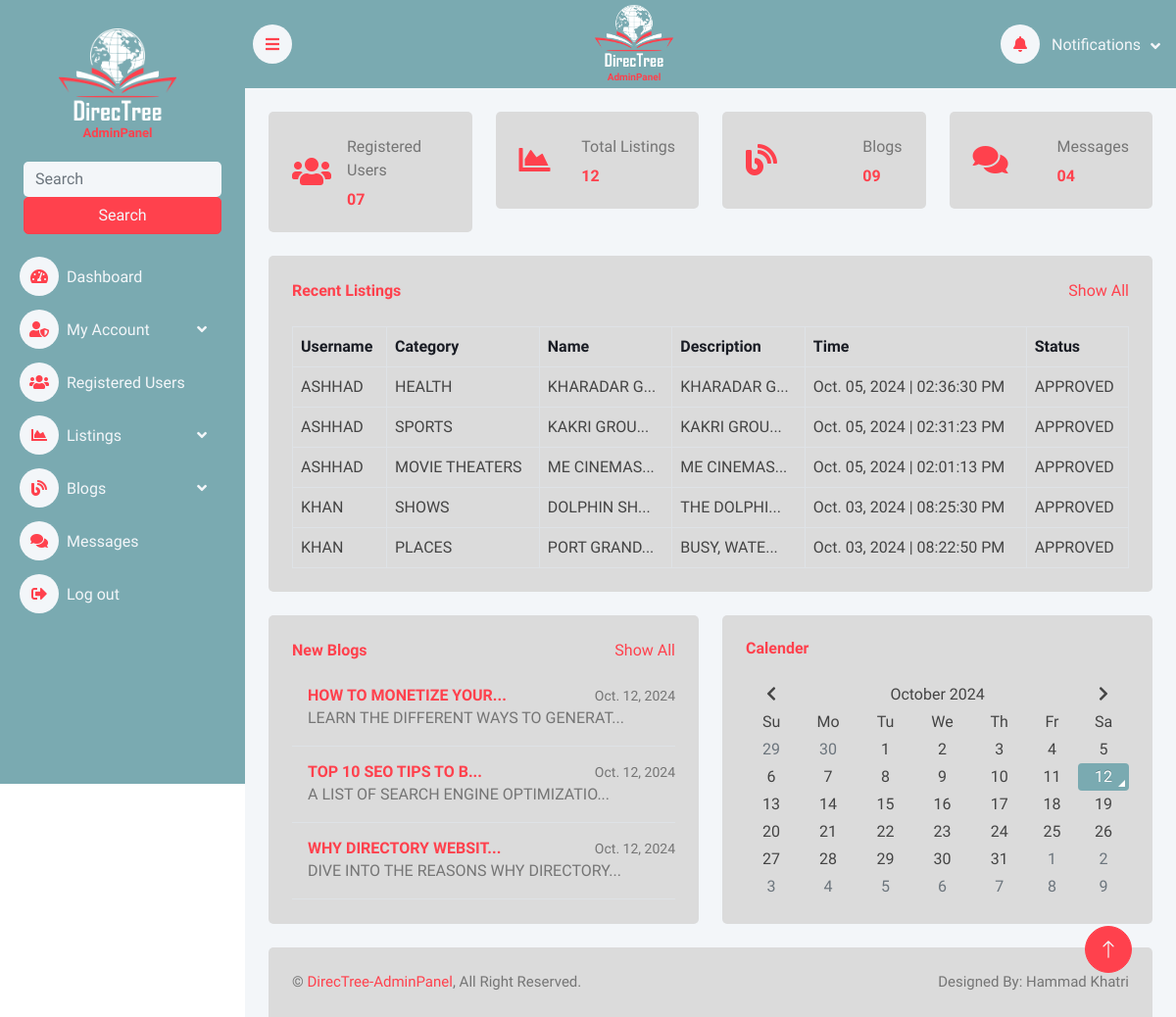
Page /admin/home.php (signed in) on the committed database.
### tables this page shows
CREATE TABLE `listings` (
  `id` int(11) NOT NULL,
  `username` text NOT NULL,
  `listing_cat` varchar(250) NOT NULL,
  `name` text NOT NULL,
  `desciption` text NOT NULL,
  `address` text NOT NULL,
  `location` text NOT NULL,
  `open_time` time NOT NULL,
  `close_time` time NOT NULL,
  `phone` text NOT NULL,
  `website` text NOT NULL,
  `picture` text NOT NULL,
  `status` enum('pending','approved','rejected') NOT NULL,
  `add_time` datetime NOT NULL DEFAULT current_timestamp()
);

CREATE TABLE `blogs` (
  `id` int(11) NOT NULL,
  `username` varchar(250) NOT NULL,
  `title` text NOT NULL,
  `content` text NOT NULL,
  `status` enum('pending','approved','rejected') NOT NULL,
  `add-time` datetime NOT NULL DEFAULT current_timestamp()
);

### admin/home.php (the view, shortened to what this page needs)
<!DOCTYPE html>
<html lang="en">
<head>
    <link href="https://cdnjs.cloudflare.com/ajax/libs/font-awesome/5.10.0/css/all.min.css" rel="stylesheet">
    <link href="https://cdn.jsdelivr.net/npm/bootstrap-icons@1.4.1/font/bootstrap-icons.css" rel="stylesheet">
    <link href="lib/owlcarousel/assets/owl.carousel.min.css" rel="stylesheet">
    <link href="lib/tempusdominus/css/tempusdominus-bootstrap-4.min.css" rel="stylesheet" />
    <link href="css/bootstrap.min.css" rel="stylesheet">
    <link href="css/style.css" rel="stylesheet">
</head>
<body>
    <div class="container-xxl position-relative bg-white d-flex p-0">
        <?php
        include 'partials/_sidebar.php';
        ?>
        <div class="content">
            <?php
            include 'partials/_nav.php';
            ?>
            <div class="container-fluid pt-4 px-4">
                <div class="row g-4">
                    <div class="col-sm-6 col-xl-3">
                        <div class="bg-light rounded d-flex align-items-center justify-content-between p-4">
                            <i class="fas fa-users fa-2x text-primary"></i>
                            <div class="ms-3">
                                <p class="mb-2">Registered Users</p>
                                <h6 class="mb-0">
                                    <?php
                                    $userSql = "SELECT * FROM `users`";
                                    $userResult = mysqli_query($conn, $userSql);
                                    $userCount = mysqli_num_rows($userResult);
                                    $userFormattedCount = str_pad($userCount, 2, '0', STR_PAD_LEFT);
                                    echo $userFormattedCount;
                                    ?>
                                </h6>
                            </div>
                        </div>
                    </div>
                    <div class="col-sm-6 col-xl-3">
                        <div class="bg-light rounded d-flex align-items-center justify-content-between p-4">
                            <i class="fa fa-chart-area fa-2x text-primary"></i>
                            <div class="ms-3">
                                <p class="mb-2">Total Listings</p>
                                <h6 class="mb-0">
                                    <?php
                                    $listingSql = "SELECT * FROM `listings`";
                                    $listingResult = mysqli_query($conn, $listingSql);
                                    $listingCount = mysqli_num_rows($listingResult);
                                    $listingFormattedCount = str_pad($listingCount, 2, '0', STR_PAD_LEFT);
                                    echo $listingFormattedCount;
                                    ?>
                                </h6>
                            </div>
                        </div>
                    </div>
                    <div class="col-sm-6 col-xl-3">
                        <div class="bg-light rounded d-flex align-items-center justify-content-between p-4">
                            <i class="fas fa-blog fa-2x text-primary"></i>
                            <div class="ms-3">
                                <p class="mb-2">Blogs</p>
                                <h6 class="mb-0">
                                    <?php
                                    $blogSql = "SELECT * FROM `blogs`";
                                    $blogResult = mysqli_query($conn, $blogSql);
                                    $blogCount = mysqli_num_rows($blogResult);
                                    $BlogFormattedCount = str_pad($blogCount, 2, '0', STR_PAD_LEFT);
                                    echo $BlogFormattedCount;
                                    ?>
                                </h6>
                            </div>
                        </div>
                    </div>
                    <div class="col-sm-6 col-xl-3">
                        <div class="bg-light rounded d-flex align-items-center justify-content-between p-4">
                            <i class="fas fa-comments fa-2x text-primary"></i>
                            <div class="ms-3">
                                <p class="mb-2">Messages</p>
                                <h6 class="mb-0">
                                    <?php
                                    $messageSql = "SELECT * FROM `message`";
                                    $messageResult = mysqli_query($conn, $messageSql);
                                    $messageCount = mysqli_num_rows($messageResult);
                                    $messageFormattedCount = str_pad($messageCount, 2, '0', STR_PAD_LEFT);
                                    echo $messageFormattedCount;
                                    ?>
                                </h6>
                            </div>
                        </div>
                    </div>
                </div>
            </div>
            <div class="container-fluid pt-4 px-4">
                <div class="bg-light text-center rounded p-4">
                    <div class="d-flex align-items-center justify-content-between mb-4">
                        <h6 class="mb-0">Recent Listings</h6>
                        <a href="listing.php">Show All</a>
                    </div>
                    <div class="table-responsive">
                        <table class="col-12 table text-start align-middle table-bordered table-hover mb-0">
                            <thead>
                                <tr class="text-dark">
                                    <th scope="col">Username</th>
                                    <th scope="col">Category</th>
                                    <th scope="col">Name</th>
                                    <th scope="col">Description</th>
                                    <th scope="col">Time</th>
                                    <th scope="col">Status</th>
                                </tr>
                            </thead>
                            <tbody>
                                <?php
                    $admin = $_SESSION['username'];
                                    $sql = "SELECT * FROM `listings` ORDER BY `id` DESC LIMIT 5";
                                    $result = mysqli_query($conn, $sql);
                                    if (mysqli_num_rows($result) > 0) {
                                        while ($row = mysqli_fetch_assoc($result)) {
                                            $timestamp = $row['add_time'];
                                            $date = new DateTime($timestamp);
                                            $formattedDate = $date->format('M. d, Y | h:i:s A');
                                    ?>
                                <tr>
                                    <td><?php if ($row['username'] == $admin) {
                                                                    echo strtoupper('Admin');
                                                                } else {
                                                                    echo strtoupper($row['username']);
                                                                }?></td>
                                    <td><?php echo strtoupper($row['listing_cat']); ?></td>
                                    <td><?php echo substr(strtoupper($row['name']),0,10).'...'; ?></td>
                                    <td><?php echo substr(strtoupper($row['desciption']),0,10).'...'; ?></td>
                                    <td><?php echo $formattedDate?></td>
                                    <td><?php echo strtoupper($row['status']); ?></td>
                                </tr>
                                <?php
                                        }
                                    }
                                ?>
                            </tbody>
                        </table>
                    </div>
                </div>
            </div>
            <div class="container-fluid pt-4 px-4">
                <div class="row g-4">
                    <div class="col-sm-12 col-md-6 col-xl-6">
                        <div class="h-100 bg-light rounded p-4">
                            <div class="d-flex align-items-center justify-content-between mb-2">
                                <h6 class="mb-0">New Blogs</h6>
                                <a href="blogs.php">Show All</a>
                            </div>
                            <?php
                                $sql = "SELECT * FROM `blogs` WHERE `status` = 'approved' ORDER BY `id` DESC LIMIT 3";
                                $result = mysqli_query($conn, $sql);
                                if (mysqli_num_rows($result) > 0) {
                                    while ($row = mysqli_fetch_assoc($result)) {
                                        $timestamp = $row['add-time'];
                                        $date = new DateTime($timestamp);
                                        $formattedDate = $date->format('M. d, Y');
                            ?>
                            <div class="d-flex align-items-center border-bottom py-3">
                                <div class="w-100 ms-3">
                                    <div class="d-flex w-100 justify-content-between">
                                        <h6 class="mb-0"><?php echo substr(strtoupper($row['title']),0,20).'...'; ?></h6>
                                        <small><?php echo $formattedDate; ?></small>
                                    </div>
                                    <span><?php echo substr(strtoupper($row['content']),0,35).'...'; ?></span>
                                </div>
                            </div>
                            <?php
                                    }
                                }
                            ?>
                        </div>
                    </div>
                    <div class="col-sm-12 col-md-6 col-xl-6">
                        <div class="h-100 bg-light rounded p-4">
                            <div class="d-flex align-items-center justify-content-between mb-4">
                                <h6 class="mb-0">Calender</h6>
                            </div>
                            <div id="calender"></div>
                        </div>
                    </div>
                </div>
            </div>
            <?php
            include 'partials/_footer.php';
            ?>
        </div>
        <a href="#" class="btn btn-lg btn-primary btn-lg-square back-to-top"><i class="bi bi-arrow-up"></i></a>
    </div>
</body>
</html>

### admin/css/style.css (style rules this page uses)
:root { --primary: #ff414d; --light: #F3F6F9; --dark: #191C24; }
.back-to-top { position: fixed; display: none; right: 45px; bottom: 45px; z-index: 99; }
.btn { transition: .5s; }
.btn.btn-primary { color: #F3F6F9; }
.btn-lg-square { width: 48px; height: 48px; }
.btn-square, .btn-sm-square, .btn-lg-square { padding: 0; display: inline-flex; align-items: center; justify-content: center; font-weight: normal; border-radius: 50px; }
.content { margin-left: 250px ; min-height: 100vh ; background: #F3F6F9 ; transition: 0.5s ; }
@media (min-width: 992px) { .content { width: calc(100% - 250px); } }

### rows in the picture
listings: username "ASHHAD", listing_cat "HEALTH", name "KHARADAR G", desciption "KHARADAR G", add_time "Oct. 05, 2024 | 02:36:30 PM", status "APPROVED"
listings: username "ASHHAD", listing_cat "SPORTS", name "KAKRI GROU", desciption "KAKRI GROU", add_time "Oct. 05, 2024 | 02:31:23 PM", status "APPROVED"
listings: username "ASHHAD", listing_cat "MOVIE THEATERS", name "ME CINEMAS", desciption "ME CINEMAS", add_time "Oct. 05, 2024 | 02:01:13 PM", status "APPROVED"
listings: username "KHAN", listing_cat "SHOWS", name "DOLPHIN SH", desciption "THE DOLPHI", add_time "Oct. 03, 2024 | 08:25:30 PM", status "APPROVED"
listings: username "KHAN", listing_cat "PLACES", name "PORT GRAND", desciption "BUSY, WATE", add_time "Oct. 03, 2024 | 08:22:50 PM", status "APPROVED"
blogs: title "HOW TO MONETIZE YOUR", value "Oct. 12, 2024", content "LEARN THE DIFFERENT WAYS TO GENERAT"
blogs: title "TOP 10 SEO TIPS TO B", value "Oct. 12, 2024", content "A LIST OF SEARCH ENGINE OPTIMIZATIO"
blogs: title "WHY DIRECTORY WEBSIT", value "Oct. 12, 2024", content "DIVE INTO THE REASONS WHY DIRECTORY"

### other values in the picture
$userFormattedCount "07"
$listingFormattedCount "12"
$BlogFormattedCount "09"
$messageFormattedCount "04"
